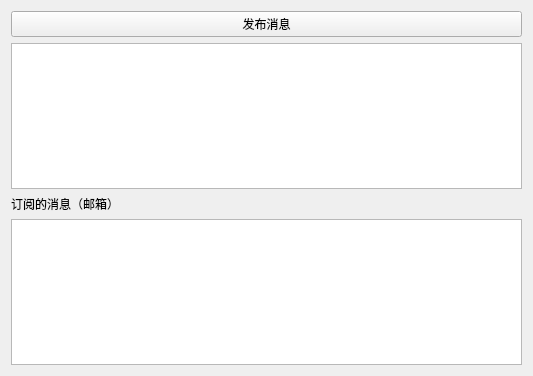
<?xml version="1.0" encoding="UTF-8"?>
<ui version="4.0">
 <class>Form</class>
 <widget class="QWidget" name="Form">
  <property name="geometry">
   <rect>
    <x>0</x>
    <y>0</y>
    <width>533</width>
    <height>376</height>
   </rect>
  </property>
  <property name="windowTitle">
   <string>Form</string>
  </property>
  <layout class="QGridLayout" name="gridLayout">
   <item row="0" column="0">
    <widget class="QPushButton" name="pushButton">
     <property name="text">
      <string>发布消息</string>
     </property>
    </widget>
   </item>
   <item row="1" column="0">
    <widget class="QTextEdit" name="publishTextEdit"/>
   </item>
   <item row="2" column="0">
    <widget class="QLabel" name="label">
     <property name="text">
      <string>订阅的消息（邮箱）</string>
     </property>
    </widget>
   </item>
   <item row="3" column="0">
    <widget class="QTextEdit" name="subscribeTextEdit"/>
   </item>
  </layout>
 </widget>
 <resources/>
 <connections/>
</ui>
